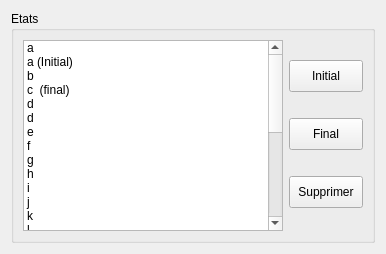
<?xml version="1.0" encoding="UTF-8"?>
<ui version="4.0">
 <class>Form</class>
 <widget class="QWidget" name="Form">
  <property name="geometry">
   <rect>
    <x>0</x>
    <y>0</y>
    <width>386</width>
    <height>254</height>
   </rect>
  </property>
  <property name="windowTitle">
   <string>Form</string>
  </property>
  <layout class="QHBoxLayout" name="horizontalLayout">
   <item>
    <widget class="QGroupBox" name="alphabetDisplayGroup">
     <property name="title">
      <string>Etats</string>
     </property>
     <layout class="QHBoxLayout" name="horizontalLayout_2">
      <item>
       <widget class="QListWidget" name="etatList">
        <property name="selectionMode">
         <enum>QAbstractItemView::ExtendedSelection</enum>
        </property>
        <property name="uniformItemSizes">
         <bool>false</bool>
        </property>
        <property name="currentRow">
         <number>-1</number>
        </property>
        <property name="sortingEnabled">
         <bool>true</bool>
        </property>
        <item>
         <property name="text">
          <string>a</string>
         </property>
        </item>
        <item>
         <property name="text">
          <string>a (Initial)</string>
         </property>
        </item>
        <item>
         <property name="text">
          <string>b</string>
         </property>
        </item>
        <item>
         <property name="text">
          <string>c  (final)</string>
         </property>
        </item>
        <item>
         <property name="text">
          <string>d</string>
         </property>
        </item>
        <item>
         <property name="text">
          <string>d</string>
         </property>
        </item>
        <item>
         <property name="text">
          <string>e</string>
         </property>
        </item>
        <item>
         <property name="text">
          <string>f</string>
         </property>
        </item>
        <item>
         <property name="text">
          <string>g</string>
         </property>
        </item>
        <item>
         <property name="text">
          <string>h</string>
         </property>
        </item>
        <item>
         <property name="text">
          <string>i</string>
         </property>
        </item>
        <item>
         <property name="text">
          <string>j</string>
         </property>
        </item>
        <item>
         <property name="text">
          <string>k</string>
         </property>
        </item>
        <item>
         <property name="text">
          <string>l</string>
         </property>
        </item>
        <item>
         <property name="text">
          <string>m</string>
         </property>
        </item>
        <item>
         <property name="text">
          <string>n</string>
         </property>
        </item>
        <item>
         <property name="text">
          <string>o</string>
         </property>
        </item>
        <item>
         <property name="text">
          <string>p</string>
         </property>
        </item>
        <item>
         <property name="text">
          <string>q</string>
         </property>
        </item>
        <item>
         <property name="text">
          <string>r</string>
         </property>
        </item>
        <item>
         <property name="text">
          <string>t</string>
         </property>
        </item>
        <item>
         <property name="text">
          <string>u</string>
         </property>
        </item>
        <item>
         <property name="text">
          <string>v</string>
         </property>
        </item>
        <item>
         <property name="text">
          <string>w</string>
         </property>
        </item>
        <item>
         <property name="text">
          <string>x</string>
         </property>
        </item>
        <item>
         <property name="text">
          <string>y</string>
         </property>
        </item>
        <item>
         <property name="text">
          <string>z</string>
         </property>
        </item>
       </widget>
      </item>
      <item>
       <layout class="QVBoxLayout" name="verticalLayout">
        <item>
         <widget class="QPushButton" name="setInitial">
          <property name="styleSheet">
           <string notr="true">padding:8px</string>
          </property>
          <property name="text">
           <string>Initial</string>
          </property>
          <property name="icon">
           <iconset>
            <normaloff>../Views/icons/initial.png</normaloff>../Views/icons/initial.png</iconset>
          </property>
         </widget>
        </item>
        <item>
         <widget class="QPushButton" name="setFinal">
          <property name="styleSheet">
           <string notr="true">padding:8px</string>
          </property>
          <property name="text">
           <string>Final</string>
          </property>
          <property name="icon">
           <iconset>
            <normaloff>../Views/icons/final.png</normaloff>../Views/icons/final.png</iconset>
          </property>
         </widget>
        </item>
        <item>
         <widget class="QPushButton" name="remove">
          <property name="styleSheet">
           <string notr="true">padding:8px</string>
          </property>
          <property name="text">
           <string>Supprimer</string>
          </property>
          <property name="icon">
           <iconset>
            <normaloff>../Views/icons/delete.png</normaloff>../Views/icons/delete.png</iconset>
          </property>
         </widget>
        </item>
       </layout>
      </item>
     </layout>
    </widget>
   </item>
  </layout>
 </widget>
 <resources/>
 <connections/>
</ui>
